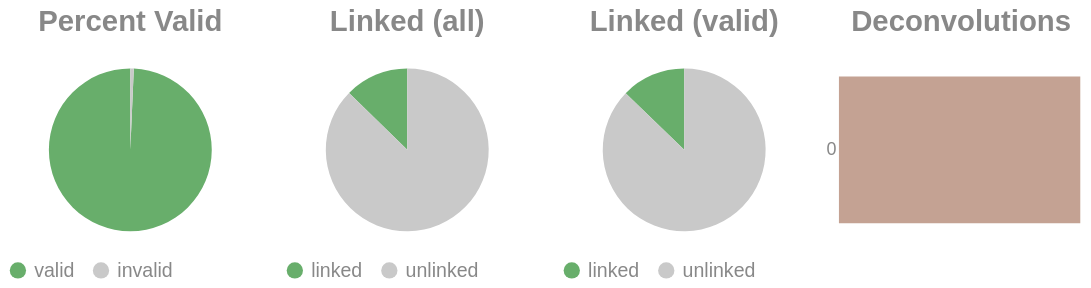

This figure's notebook cell:
### Code cell
if SKIPLR:
    pass
else:
    clash = Counter()
    for i in valids['molecule'].to_list():
        _mol = i.split("-")
        if len(_mol) == 1:
            clash.update('0')
        else:
            clash.update(_mol[-1])

    _d = {"deconvolutions": [], 'count': []}
    for k,v in clash.items():
        _d['deconvolutions'].append(k)
        _d['count'].append(v)

    tot_valid = valids['reads'].sum()
    mask = valids['reads'] >= 2
    n_linked_reads = valids.filter(mask)['reads'].sum()
    if n_linked_reads == 0:
        print_html("No linked molecules (>=2 reads) were detected; skipping linked-only distributions.")
        SKIPLR = True
    else:
        perc_valid = round(tot_valid / n_reads, 4)
        linked_perc_abs = round(n_linked_reads / n_reads, 4)
        linked_perc = round(n_linked_reads / tot_valid, 4)

    _valid = pl.DataFrame({"valids": ['valid', 'invalid'], "count": [tot_valid, n_reads - tot_valid]})
    _linked_abs = pl.DataFrame({"linked (absolute)": ['linked', 'unlinked'], "count": [n_linked_reads, n_reads - n_linked_reads]})
    _linked_rel = pl.DataFrame({"linked (valids)": ['linked', 'unlinked'], "count": [n_linked_reads, tot_valid - n_linked_reads]})

    (
        alt.hconcat(
            piechart(_valid, goodval = 'valid', title = "Percent Valid"),
            piechart(_linked_abs, goodval = "linked", title =  "Linked (all)"),
            piechart(_linked_rel, goodval = "linked", title =  "Linked (valid)"),
            convolutionbar(pl.DataFrame(_d), title = "Deconvolutions"),
            center = True,
            bounds = 'flush'
        )
        .resolve_scale(color='independent')
        .resolve_legend('independent')
        .properties(usermeta={'embedOptions': {"actions": False}})
    ).display()

### Figure 1 — Vega-Lite specification as saved in the notebook (floating-point values rounded to 4 significant figures)
{"width": "container", "height": 400, "config": {"title": {"anchor": "start", "dy": -15, "fontSize": 18, "color": "#888888", "subtitleColor": "#888888", "subtitleFontSize": 14}, "arc": {"fill": "#0072B2"}, "axis": {"domainColor": "#888888", "domainWidth": 0.5, "gridWidth": 0.2, "grid": false, "titleFontWeight": 400, "titleFontSize": 15, "labelFontSize": 11, "labelColor": "#888888", "tickColor": "#888888", "tickWidth": 0.2, "titleColor": "#888888"}, "axisBand": {"grid": false}, "axisX": {"grid": true, "tickSize": 10, "domainCap": "round"}, "axisY": {"domain": false, "grid": true, "tickSize": 0, "domainCap": "round"}, "background": "transparent", "header": {"labelFontSize": 15, "labelColor": "#888888", "titleFontSize": 15, "titleFontWeight": 600, "titleColor": "#888888"}, "legend": {"labelFont": "sans-serif", "labelFontSize": 12, "labelColor": "#888888", "symbolSize": 100, "symbolType": "circle", "titleFontSize": 12, "titlePadding": 10, "titleColor": "#888888", "title": null}, "range": {"category": ["#E69F00", "#56B4E9", "#009E73", "#F0E442", "#0072B2", "#D55E00", "#CC79A7", "#000000"], "diverging": ["#cfe8f3", "#a2d4ec", "#73bfe2", "#46abdb", "#1696d2", "#12719e"]}, "area": {"fill": "#0072B2", "fillOpacity": 0.7, "line": true, "strokeOpacity": 0.7}, "line": {"color": "#0072B2", "stroke": "#0072B2", "strokeWidth": 2}, "trail": {"color": "#0072B2", "stroke": "#0072B2", "strokeWidth": 0, "size": 1}, "point": {"filled": true, "fillOpacity": 1.0, "size": 95}, "text": {"color": "#888888", "fontSize": 11, "align": "right", "fontWeight": 400, "size": 11}, "bar": {"fill": "#0072B2", "stroke": null}, "view": {"stroke": null, "continuousWidth": 660, "continuousHeight": 400}}, "hconcat": [{"data": {"name": "data-2e2e09fb28fbe5636ad371e473cd7072"}, "mark": {"type": "arc"}, "encoding": {"color": {"field": "valids", "legend": {"orient": "bottom", "title": null}, "scale": {"domain": ["valid", "invalid"], "range": ["#68ae6b", "#C9C9C9"]}, "title": "Valids", "type": "nominal"}, "theta": {"field": "count", "type": "quantitative"}, "tooltip": [{"field": "valids", "title": "Valids", "type": "ordinal"}, {"field": "percent", "format": ".2%", "title": "Percent", "type": "quantitative"}, {"field": "count", "title": "Count", "type": "quantitative"}]}, "height": 100, "title": {"text": "Percent Valid", "align": "center", "anchor": "middle"}, "transform": [{"calculate": "datum.count / 1496096", "as": "percent"}], "width": 150}, {"data": {"name": "data-41c3dbde0a96440e676efe0eecfb3965"}, "mark": {"type": "arc"}, "encoding": {"color": {"field": "linked (absolute)", "legend": {"orient": "bottom", "title": null}, "scale": {"domain": ["linked", "unlinked"], "range": ["#68ae6b", "#C9C9C9"]}, "title": "Linked (Absolute)", "type": "nominal"}, "theta": {"field": "count", "type": "quantitative"}, "tooltip": [{"field": "linked (absolute)", "title": "Linked (Absolute)", "type": "ordinal"}, {"field": "percent", "format": ".2%", "title": "Percent", "type": "quantitative"}, {"field": "count", "title": "Count", "type": "quantitative"}]}, "height": 100, "title": {"text": "Linked (all)", "align": "center", "anchor": "middle"}, "transform": [{"calculate": "datum.count / 1496096", "as": "percent"}], "width": 150}, {"data": {"name": "data-88f572bffd19945f38f4b295f0eac3fa"}, "mark": {"type": "arc"}, "encoding": {"color": {"field": "linked (valids)", "legend": {"orient": "bottom", "title": null}, "scale": {"domain": ["linked", "unlinked"], "range": ["#68ae6b", "#C9C9C9"]}, "title": "Linked (Valids)", "type": "nominal"}, "theta": {"field": "count", "type": "quantitative"}, "tooltip": [{"field": "linked (valids)", "title": "Linked (Valids)", "type": "ordinal"}, {"field": "percent", "format": ".2%", "title": "Percent", "type": "quantitative"}, {"field": "count", "title": "Count", "type": "quantitative"}]}, "height": 100, "title": {"text": "Linked (valid)", "align": "center", "anchor": "middle"}, "transform": [{"calculate": "datum.count / 1485894", "as": "percent"}], "width": 150}, {"data": {"name": "data-c733d4169928476e7f0b6e130d107acb"}, "mark": {"type": "bar"}, "encoding": {"color": {"field": "deconvolutions", "legend": null, "scale": {"scheme": "lightgreyred"}, "type": "nominal"}, "tooltip": [{"field": "deconvolutions", "title": "Deconvolutions", "type": "ordinal"}, {"field": "percent", "format": ".2%", "title": "Percent", "type": "quantitative"}, {"field": "count", "title": "Count", "type": "quantitative"}], "x": {"axis": null, "field": "count", "type": "quantitative"}, "y": {"field": "deconvolutions", "sort": "ascending", "title": null, "type": "nominal"}}, "height": 100, "title": {"text": "Deconvolutions", "align": "center", "anchor": "middle"}, "transform": [{"calculate": "datum.count / 1382809", "as": "percent"}], "width": 150}], "bounds": "flush", "center": true, "resolve": {"legend": {"angle": "independent"}, "scale": {"color": "independent"}}, "usermeta": {"embedOptions": {"actions": false}}, "$schema": "https://vega.github.io/schema/vega-lite/v6.1.0.json", "datasets": {"data-2e2e09fb28fbe5636ad371e473cd7072": [{"valids": "valid", "count": 1485894}, {"valids": "invalid", "count": 10202}], "data-41c3dbde0a96440e676efe0eecfb3965": [{"linked (absolute)": "linked", "count": 189543}, {"linked (absolute)": "unlinked", "count": 1306553}], "data-88f572bffd19945f38f4b295f0eac3fa": [{"linked (valids)": "linked", "count": 189543}, {"linked (valids)": "unlinked", "count": 1296351}], "data-c733d4169928476e7f0b6e130d107acb": [{"deconvolutions": "0", "count": 1382809}]}}
